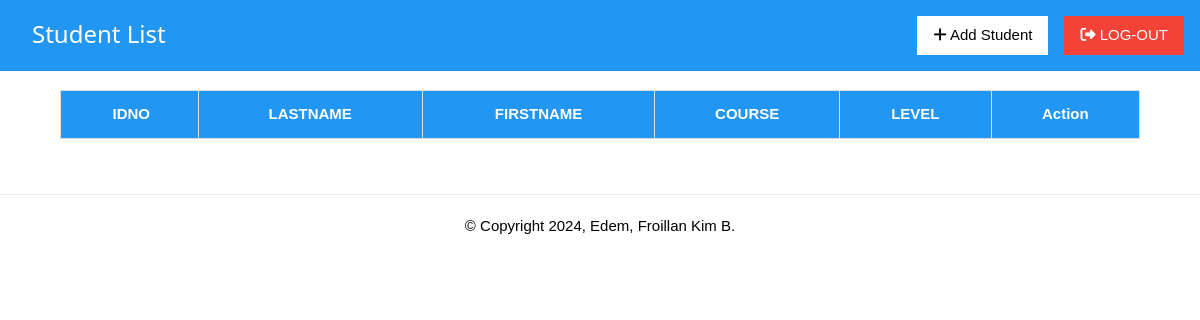
The page /students (signed in) on the database as committed earlier.
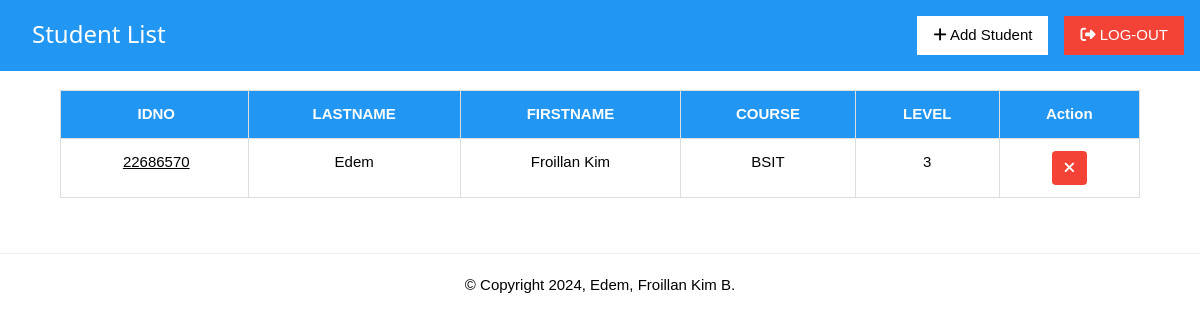
The same page on the database as committed later.
### tables this page shows
CREATE TABLE students (
    id integer primary key autoincrement,
    idno varchar(10) unique not null,
    lastname  varchar(50) not null,
    firstname varchar(50) not null,
    course    varchar(15) not null,
    level    varchar(5) not null,
    image varchar(25) not null
);

### app.py (the view)
@app.route('/students')
def student_list():
    if 'username' in session:
        pagetitle = "Student List"
        print(f"User logged in: {session['username']}")
        return render_template('index.html', data=getall_records('students'), pagetitle=pagetitle, users=get_users())
    else:
        flash("Please log in first!", "warning")
        return redirect(url_for('login'))

### app.py (called while the page is built)
def get_users() -> object:
	return getall_records('students')

@app.after_request
def after_request(response):
    response.headers['Cache-Control'] = 'no-cache, no-store, must-revalidate'
    response.headers['Pragma'] = 'no-cache'
    response.headers['Expires'] = '0'
    return response

### dbhelper.py (called while the page is built)
def getprocess(sql:str) -> list:
	db:object = connect(database)
	cursor:object = db.cursor()
	cursor.row_factory = Row
	cursor.execute(sql)
	data:list = cursor.fetchall()
	cursor.close()
	return data

def getall_records(table:str) -> list:
	sql:str = f'SELECT * FROM `{table}`'
	return getprocess(sql)

### templates/index.html (shortened to what this page needs)
{% extends 'base.html' %}
{% block content %}
<div class='w3-container w3-blue w3-margin-bottom header'>
    <h3 class="w3-left w3-margin-left w3-margin-top">{{ pagetitle }}</h3>
    <nav class="navbar">
        <a href="/logout" class="w3-button w3-red w3-right w3-margin-top w3-margin-bottom" id="logout">
            <i class="fa fa-sign-out-alt"></i> LOG-OUT
        </a>
        <a href="#" class="w3-right w3-button w3-margin-right w3-white w3-margin-top" id="add" onclick="openAddStudentModal()">
            <i class="fa fa-plus"></i> Add Student
        </a>
    </nav>
</div>
<div class="w3-row-padding" id="main_container">
    <div class="w3-full">
        <table class="w3-table-all styled-table" id="table">
            <thead>
                <tr id="tr1">
                    <th class="w3-center">IDNO</th>
                    <th class="w3-center">LASTNAME</th>
                    <th class="w3-center">FIRSTNAME</th>
                    <th class="w3-center">COURSE</th>
                    <th class="w3-center">LEVEL</th>
                    <th class="w3-center">Action</th>
                </tr>
            </thead>
            <tbody>
                {% for user in users %}
                <tr id="tr2">
                    <td class="w3-center" data-cell="IDNO:">
                        <a href="#" onclick="viewrecordstudents('{{ user['image'] }}', '{{ user['idno'] }}', '{{ user['lastname'] }}', '{{ user['firstname'] }}', '{{ user['course'] }}', '{{ user['level'] }}')">
                            {{ user["idno"] }}
                        </a>
                    </td>
                    <td class="w3-center" data-cell="LASTNAME:">{{ user["lastname"] }}</td>
                    <td class="w3-center" data-cell="FIRSTNAME:">{{ user["firstname"] }}</td>
                    <td class="w3-center" data-cell="COURSE:">{{ user["course"] }}</td>
                    <td class="w3-center" data-cell="LEVEL:">{{ user["level"] }}</td>
                    <td class="w3-center" data-cell="ACTION:">
                        <button class="w3-button w3-red delete-btn delete" onclick="openCustomAlert('{{ user['idno'] }}')">
                            <i class="fas fa-times"></i>
                        </button>
                    </td>
                </tr>
                {% endfor %}
            </tbody>
        </table>
    </div>
</div>
{% endblock %}

### templates/base.html (shortened to what this page needs)
<!DOCTYPE html>
<html>
	<head>
		<link rel='stylesheet' href="../static/css/w3.css">
		<link rel="stylesheet" href="{{ url_for('static', filename='font-awesome/css/all.min.css') }}">
	</head>
	<body>
	    <div>
	        {% block content %}
	        {% endblock %}
	    </div>
	    <hr>
	    <div class='w3-center'>
	    	&copy; Copyright 2024, Edem, Froillan Kim B.
	    </div>
	</body>
</html>

### static/css/w3.css (style rules this page uses)
html { box-sizing:border-box }
*,*:before,*:after { box-sizing:inherit }
html { -ms-text-size-adjust:100%;-webkit-text-size-adjust:100% }
body { margin:0 }
article,aside,details,figcaption,figure,footer,header,main,menu,nav,section { display:block }
a { background-color:transparent }
hr { box-sizing:content-box;height:0;overflow:visible }
button,input,select,textarea,optgroup { font:inherit;margin:0 }
button,input { overflow:visible }
button,select { text-transform:none }
button,[type=button],[type=reset],[type=submit] { -webkit-appearance:button }
html,body { font-family:Verdana,sans-serif;font-size:15px;line-height:1.5 }
html { overflow-x:hidden }
h3 { font-size:24px }
h1,h2,h3,h4,h5,h6 { font-family:"Segoe UI",Arial,sans-serif;font-weight:400;margin:10px 0 }
hr { border:0;border-top:1px solid #eee;margin:20px 0 }
a { color:inherit }
.w3-table,.w3-table-all { border-collapse:collapse;border-spacing:0;width:100%;display:table }
.w3-table-all { border:1px solid #ccc }
.w3-bordered tr,.w3-table-all tr { border-bottom:1px solid #ddd }
.w3-table-all tr:nth-child(odd) { background-color:#fff }
.w3-table td,.w3-table th,.w3-table-all td,.w3-table-all th { padding:8px 8px;display:table-cell;text-align:left;vertical-align:top }
.w3-table th:first-child,.w3-table td:first-child,.w3-table-all th:first-child,.w3-table-all td:first-child { padding-left:16px }
.w3-btn,.w3-button { border:none;display:inline-block;padding:8px 16px;vertical-align:middle;overflow:hidden;text-decoration:none;color:inherit;background-color:inherit;text-align:center;cursor:pointer;white-space:nowrap }
.w3-btn,.w3-button { -webkit-touch-callout:none;-webkit-user-select:none;-khtml-user-select:none;-moz-user-select:none;-ms-user-select:none;user-select:none }
.w3-container:after,.w3-container:before,.w3-panel:after,.w3-panel:before,.w3-row:after,.w3-row:before,.w3-row-padding:after,.w3-row-padding:before, .w3-cell-row:before,.w3-cell-row:after,.w3-clear:after,.w3-clear:before,.w3-bar:before,.w3-bar:after { content:"";display:table;clear:both }
.w3-row-padding,.w3-row-padding>.w3-half,.w3-row-padding>.w3-third,.w3-row-padding>.w3-twothird,.w3-row-padding>.w3-threequarter,.w3-row-padding>.w3-quarter,.w3-row-padding>.w3-col { padding:0 8px }
.w3-container,.w3-panel { padding:0.01em 16px }
.w3-center { text-align:center!important }
.w3-margin-top { margin-top:16px!important }
.w3-margin-bottom { margin-bottom:16px!important }
.w3-margin-left { margin-left:16px!important }
.w3-margin-right { margin-right:16px!important }
.w3-left { float:left!important }
.w3-right { float:right!important }
.w3-blue,.w3-hover-blue:hover { color:#fff!important;background-color:#2196F3!important }
.w3-red,.w3-hover-red:hover { color:#fff!important;background-color:#f44336!important }
.w3-white,.w3-hover-white:hover { color:#000!important;background-color:#fff!important }
:root { --bg-color: #1f242d; --main-color: #0ef; }
#main_container { padding: 1rem 5%; }
.header { position: fixed; top: 0; left: 0; width: 100%; background: var(--bg-color); z-index: 100; }
.styled-table { width: 100%; border-collapse: collapse; font-family: Arial, sans-serif; margin-bottom: 20px; margin-top: 5rem; }
.styled-table th, .styled-table td { padding: 12px; border: 1px solid #ddd; text-align: left; }
.styled-table th { background-color: #0074D9; color: white; font-weight: bold; }
.styled-table .delete-btn { background-color: #ff4d4d; color: white; padding: 6px 12px; border: none; cursor: pointer; border-radius: 4px; }
.styled-table .delete-btn i { text-align: center; }
.w3-table-all th { background-color: #2196F3; color: #ffffff; }

Rows that differ between the two databases and show on the page:
added students: idno "22686570", lastname "Edem", firstname "Froillan Kim", course "BSIT", level "3"
